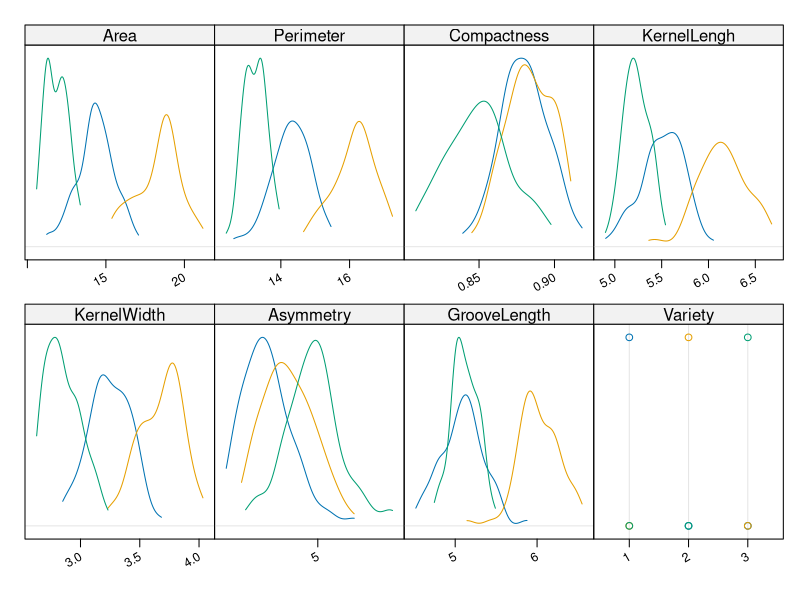
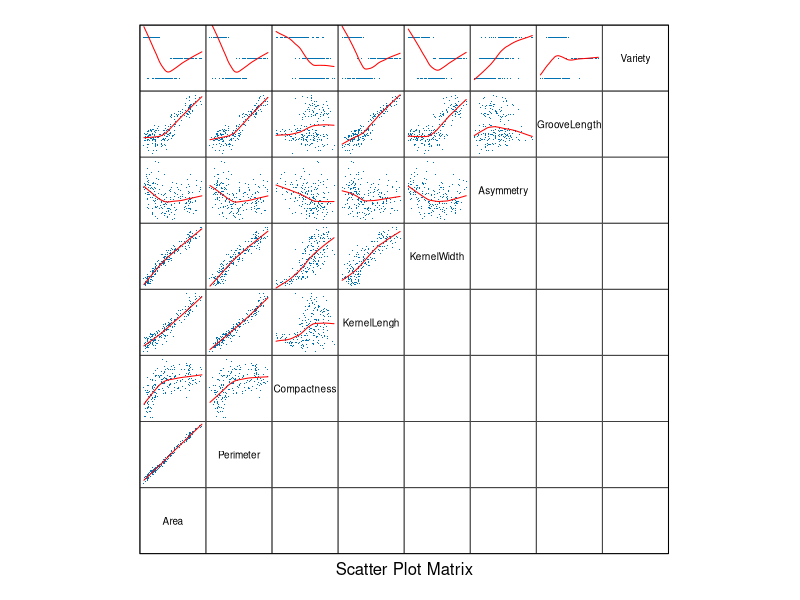
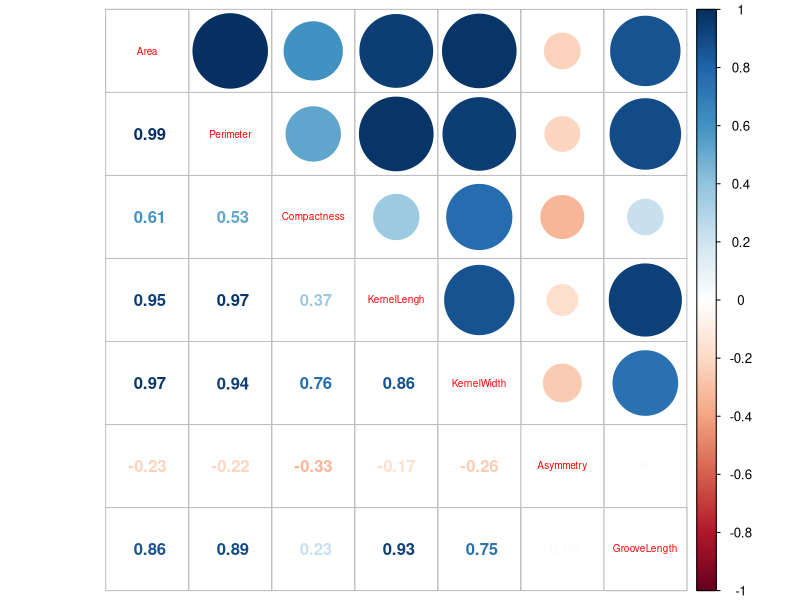

R code for these plots, in order:
## ---- chunk 1
library(lattice)
library(latticeExtra)
library(corrplot)
library(e1071)
library(MASS)
library(nnet)
## ---- chunk 2
data <- read.table("./data/seeds_dataset.txt", comment.char = "#")
names(data) <- c("Area", "Perimeter", "Compactness", "KernelLengh", "KernelWidth", "Asymmetry", "GrooveLength", "Variety")
data$Variety <- as.factor(data$Variety)
## ---- chunk 3
summary(data)
marginal.plot(data, data=data, groups=Variety)
splom(
    ~data,
    data,      
    upper.panel=function(x, y, ...) { panel.xyplot(x, y, ...); panel.loess(x, y, ..., col='red') },    
    lower.panel=function(x, y, ...) { },      
    pscale=0,       
    varname.cex=0.6, 
    par.settings=simpleTheme(pch='.', cex=1)
  ) 
corrplot.mixed(cor(subset(data, select=-Variety)), tl.cex=0.6)
## ---- chunk 4
test.lda <- function(formula) {
  #fit <- lda(formula, data = data)
  cv.result <- tune(lda, formula, data = data, predict.func = function(...) predict(...)$class,  tunecontrol = tune.control(sampling = "cross"))
  
  #print(fit)
  print(cv.result)
}
## ---- chunk 5
test.lda(Variety ~ Area+Perimeter+Compactness+KernelLengh+KernelWidth+Asymmetry+GrooveLength)
## ---- chunk 6
test.lda(Variety ~ Perimeter+Compactness+Asymmetry+GrooveLength)
## ---- chunk 7
test.lda(Variety ~ Area+Compactness+Asymmetry+GrooveLength)
## ---- chunk 8
test.lda(Variety ~ KernelLengh+KernelWidth+Asymmetry+GrooveLength)
## ---- chunk 9
test.lda(Variety ~ Compactness+Asymmetry+GrooveLength)
## ---- chunk 10
test.lda(Variety ~ KernelLengh+KernelWidth+Asymmetry)
## ---- chunk 11
test.lda(Variety ~ Area+Asymmetry+GrooveLength)
## ---- chunk 12
test.lda(Variety ~ Perimeter+Asymmetry+GrooveLength)
## ---- chunk 13
test.nb <- function(formula) {
  #fit <- naiveBayes(formula, data = data)
  cv.result <- tune(naiveBayes, formula, data = data, tunecontrol = tune.control(sampling = "cross"))
  
  #print(fit)
  print(cv.result)
}
## ---- chunk 14
test.nb(Variety ~ Area+Perimeter+Compactness+KernelLengh+KernelWidth+Asymmetry+GrooveLength)
## ---- chunk 15
test.nb(Variety ~ Perimeter+Compactness+Asymmetry+GrooveLength)
## ---- chunk 16
test.nb(Variety ~ Area+Compactness+Asymmetry+GrooveLength)
## ---- chunk 17
test.nb(Variety ~ KernelLengh+KernelWidth+Asymmetry+GrooveLength)
## ---- chunk 18
test.nb(Variety ~ Compactness+Asymmetry+GrooveLength)
## ---- chunk 19
test.nb(Variety ~ KernelLengh+KernelWidth+Asymmetry)
## ---- chunk 20
test.nb(Variety ~ Area+Asymmetry+GrooveLength)
## ---- chunk 21
test.nb(Variety ~ Perimeter+Asymmetry+GrooveLength)
## ---- chunk 22
test.mr <- function(formula) {
  #fit <- multinom(formula, data = data, trace = FALSE)
  cv.result <- tune(multinom, formula, data = data, trace=FALSE)
  
  #print(fit)
  print(cv.result)
}
## ---- chunk 23
test.mr(Variety ~ Area+Perimeter+Compactness+KernelLengh+KernelWidth+Asymmetry+GrooveLength)
## ---- chunk 24
test.mr(Variety ~ Perimeter+Compactness+Asymmetry+GrooveLength)
## ---- chunk 25
test.mr(Variety ~ Area+Compactness+Asymmetry+GrooveLength)
## ---- chunk 26
test.mr(Variety ~ KernelLengh+KernelWidth+Asymmetry+GrooveLength)
## ---- chunk 27
test.mr(Variety ~ Compactness+Asymmetry+GrooveLength)
## ---- chunk 28
test.mr(Variety ~ KernelLengh+KernelWidth+Asymmetry)
## ---- chunk 29
test.mr(Variety ~ Area+Asymmetry+GrooveLength)
## ---- chunk 30
test.mr(Variety ~ Perimeter+Asymmetry+GrooveLength)
## ---- chunk 31
fit <- multinom(Variety ~ ., data, trace=FALSE)
fit.aic <- stepAIC(fit)
tune(multinom, fit.aic$call$formula, data=data, trace=FALSE)
## ---- chunk 32
test.svm <- function(formula) {
  tn.svm <- tune.svm(formula, data=data, type="C-classification", kernel="linear", cost^(-5:5))
  tn.svm
}
## ---- chunk 33
test.svm(Variety ~ Area+Asymmetry+GrooveLength)
## ---- chunk 34
test.svm(Variety ~ Perimeter+Compactness+Asymmetry+GrooveLength)
## ---- chunk 35
test.svm(Variety ~ KernelLengh+KernelWidth+Asymmetry+GrooveLength)
## ---- chunk 36
test.svm(Variety ~ Area + KernelLengh + Asymmetry + GrooveLength)
